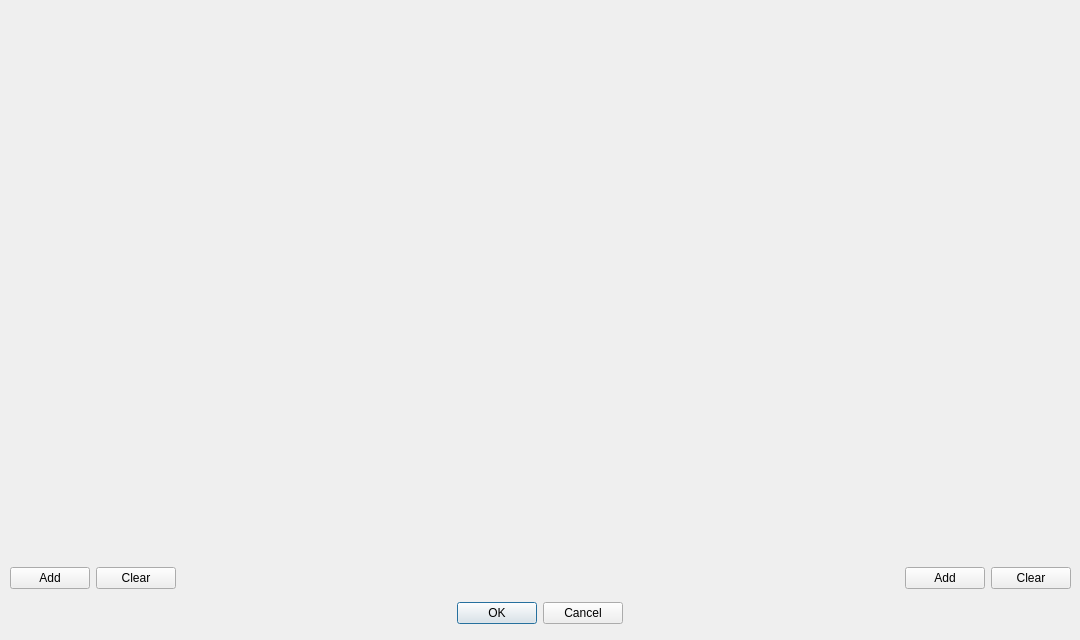
<?xml version="1.0" encoding="UTF-8"?>
<ui version="4.0">
 <class>ChangeTagKeyForm</class>
 <widget class="QDialog" name="ChangeTagKeyForm">
  <property name="geometry">
   <rect>
    <x>0</x>
    <y>0</y>
    <width>1080</width>
    <height>640</height>
   </rect>
  </property>
  <property name="windowTitle">
   <string>Dialog</string>
  </property>
  <widget class="QWidget" name="verticalLayoutWidget">
   <property name="geometry">
    <rect>
     <x>10</x>
     <y>560</y>
     <width>1061</width>
     <height>71</height>
    </rect>
   </property>
   <layout class="QVBoxLayout" name="verticalLayout">
    <item>
     <layout class="QHBoxLayout" name="horizontalLayout_3">
      <item>
       <widget class="QPushButton" name="add_unique_pushButton">
        <property name="text">
         <string>Add</string>
        </property>
       </widget>
      </item>
      <item>
       <widget class="QPushButton" name="clear_unique_pushButton">
        <property name="text">
         <string>Clear</string>
        </property>
       </widget>
      </item>
      <item>
       <spacer name="horizontalSpacer">
        <property name="orientation">
         <enum>Qt::Horizontal</enum>
        </property>
        <property name="sizeHint" stdset="0">
         <size>
          <width>40</width>
          <height>20</height>
         </size>
        </property>
       </spacer>
      </item>
      <item>
       <widget class="QPushButton" name="add_common_pushButton">
        <property name="text">
         <string>Add</string>
        </property>
       </widget>
      </item>
      <item>
       <widget class="QPushButton" name="clear_common_pushButton">
        <property name="text">
         <string>Clear</string>
        </property>
       </widget>
      </item>
     </layout>
    </item>
    <item>
     <layout class="QHBoxLayout" name="horizontalLayout">
      <item>
       <spacer name="horizontalSpacer_2">
        <property name="orientation">
         <enum>Qt::Horizontal</enum>
        </property>
        <property name="sizeHint" stdset="0">
         <size>
          <width>40</width>
          <height>20</height>
         </size>
        </property>
       </spacer>
      </item>
      <item>
       <spacer name="horizontalSpacer_3">
        <property name="orientation">
         <enum>Qt::Horizontal</enum>
        </property>
        <property name="sizeHint" stdset="0">
         <size>
          <width>40</width>
          <height>20</height>
         </size>
        </property>
       </spacer>
      </item>
      <item>
       <spacer name="horizontalSpacer_4">
        <property name="orientation">
         <enum>Qt::Horizontal</enum>
        </property>
        <property name="sizeHint" stdset="0">
         <size>
          <width>40</width>
          <height>20</height>
         </size>
        </property>
       </spacer>
      </item>
      <item>
       <widget class="QDialogButtonBox" name="buttonBox">
        <property name="orientation">
         <enum>Qt::Horizontal</enum>
        </property>
        <property name="standardButtons">
         <set>QDialogButtonBox::Cancel|QDialogButtonBox::Ok</set>
        </property>
       </widget>
      </item>
      <item>
       <spacer name="horizontalSpacer_5">
        <property name="orientation">
         <enum>Qt::Horizontal</enum>
        </property>
        <property name="sizeHint" stdset="0">
         <size>
          <width>40</width>
          <height>20</height>
         </size>
        </property>
       </spacer>
      </item>
      <item>
       <spacer name="horizontalSpacer_7">
        <property name="orientation">
         <enum>Qt::Horizontal</enum>
        </property>
        <property name="sizeHint" stdset="0">
         <size>
          <width>40</width>
          <height>20</height>
         </size>
        </property>
       </spacer>
      </item>
      <item>
       <spacer name="horizontalSpacer_6">
        <property name="orientation">
         <enum>Qt::Horizontal</enum>
        </property>
        <property name="sizeHint" stdset="0">
         <size>
          <width>40</width>
          <height>20</height>
         </size>
        </property>
       </spacer>
      </item>
     </layout>
    </item>
   </layout>
  </widget>
  <widget class="QWidget" name="horizontalLayoutWidget_3">
   <property name="geometry">
    <rect>
     <x>9</x>
     <y>9</y>
     <width>1061</width>
     <height>551</height>
    </rect>
   </property>
   <layout class="QHBoxLayout" name="tags_horizontalLayout"/>
  </widget>
 </widget>
 <resources/>
 <connections>
  <connection>
   <sender>buttonBox</sender>
   <signal>accepted()</signal>
   <receiver>ChangeTagKeyForm</receiver>
   <slot>accept()</slot>
   <hints>
    <hint type="sourcelabel">
     <x>248</x>
     <y>254</y>
    </hint>
    <hint type="destinationlabel">
     <x>157</x>
     <y>274</y>
    </hint>
   </hints>
  </connection>
  <connection>
   <sender>buttonBox</sender>
   <signal>rejected()</signal>
   <receiver>ChangeTagKeyForm</receiver>
   <slot>reject()</slot>
   <hints>
    <hint type="sourcelabel">
     <x>316</x>
     <y>260</y>
    </hint>
    <hint type="destinationlabel">
     <x>286</x>
     <y>274</y>
    </hint>
   </hints>
  </connection>
 </connections>
</ui>
